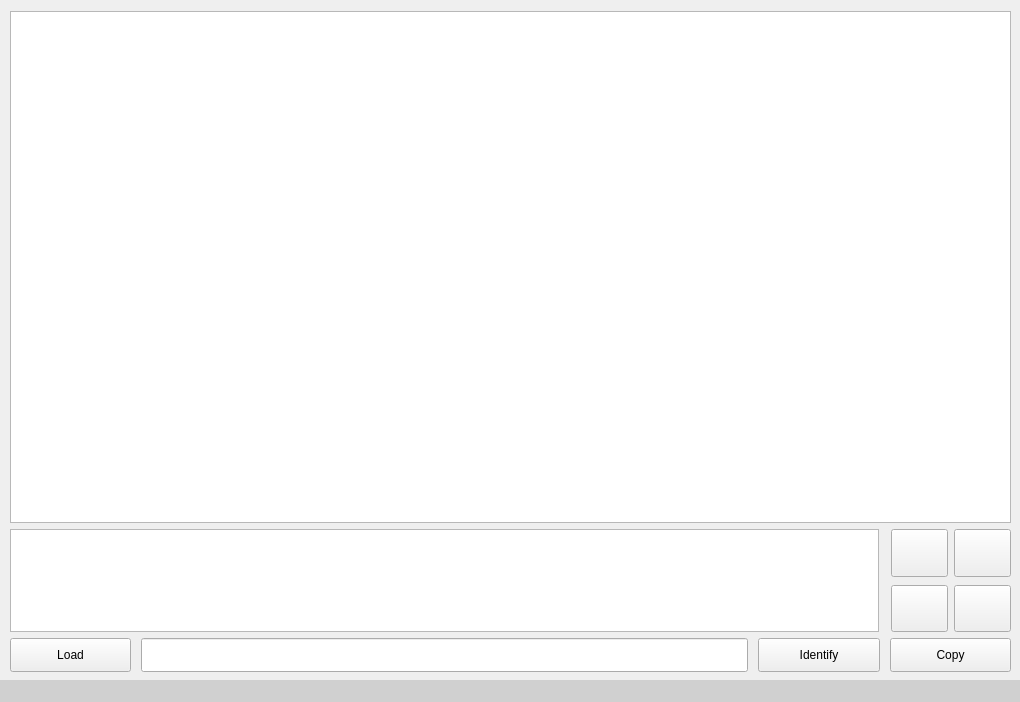
<?xml version="1.0" encoding="UTF-8"?>
<ui version="4.0">
 <class>main_window</class>
 <widget class="QMainWindow" name="main_window">
  <property name="enabled">
   <bool>true</bool>
  </property>
  <property name="geometry">
   <rect>
    <x>0</x>
    <y>0</y>
    <width>1020</width>
    <height>702</height>
   </rect>
  </property>
  <property name="sizePolicy">
   <sizepolicy hsizetype="Fixed" vsizetype="Fixed">
    <horstretch>0</horstretch>
    <verstretch>0</verstretch>
   </sizepolicy>
  </property>
  <property name="windowTitle">
   <string>BankCardRecognizer</string>
  </property>
  <property name="windowIcon">
   <iconset>
    <normaloff>icon/bankcard.png</normaloff>icon/bankcard.png</iconset>
  </property>
  <property name="autoFillBackground">
   <bool>false</bool>
  </property>
  <widget class="QWidget" name="central_widget">
   <widget class="QWidget" name="layoutWidget">
    <property name="geometry">
     <rect>
      <x>10</x>
      <y>11</y>
      <width>1001</width>
      <height>661</height>
     </rect>
    </property>
    <layout class="QVBoxLayout" name="main_layout" stretch="15,3,1">
     <item>
      <widget class="QGraphicsView" name="diaplay_img"/>
     </item>
     <item>
      <layout class="QHBoxLayout" name="selected_layout" stretch="7,1">
       <property name="spacing">
        <number>8</number>
       </property>
       <property name="leftMargin">
        <number>0</number>
       </property>
       <item>
        <widget class="QGraphicsView" name="selected_img">
         <property name="sizePolicy">
          <sizepolicy hsizetype="Expanding" vsizetype="Expanding">
           <horstretch>0</horstretch>
           <verstretch>0</verstretch>
          </sizepolicy>
         </property>
        </widget>
       </item>
       <item>
        <layout class="QGridLayout" name="grid_layout" rowstretch="0,0" columnstretch="0,0">
         <property name="leftMargin">
          <number>4</number>
         </property>
         <property name="topMargin">
          <number>0</number>
         </property>
         <property name="rightMargin">
          <number>0</number>
         </property>
         <property name="bottomMargin">
          <number>0</number>
         </property>
         <property name="horizontalSpacing">
          <number>6</number>
         </property>
         <item row="0" column="0">
          <widget class="QPushButton" name="rotate_left">
           <property name="sizePolicy">
            <sizepolicy hsizetype="Minimum" vsizetype="Minimum">
             <horstretch>0</horstretch>
             <verstretch>0</verstretch>
            </sizepolicy>
           </property>
           <property name="text">
            <string/>
           </property>
           <property name="icon">
            <iconset>
             <normaloff>icon/rotate_left.png</normaloff>icon/rotate_left.png</iconset>
           </property>
          </widget>
         </item>
         <item row="0" column="1">
          <widget class="QPushButton" name="rotate_right">
           <property name="sizePolicy">
            <sizepolicy hsizetype="Minimum" vsizetype="Minimum">
             <horstretch>0</horstretch>
             <verstretch>0</verstretch>
            </sizepolicy>
           </property>
           <property name="text">
            <string/>
           </property>
           <property name="icon">
            <iconset>
             <normaloff>icon/rotate_right.png</normaloff>icon/rotate_right.png</iconset>
           </property>
          </widget>
         </item>
         <item row="1" column="0">
          <widget class="QPushButton" name="zoom_in">
           <property name="sizePolicy">
            <sizepolicy hsizetype="Minimum" vsizetype="Minimum">
             <horstretch>0</horstretch>
             <verstretch>0</verstretch>
            </sizepolicy>
           </property>
           <property name="text">
            <string/>
           </property>
           <property name="icon">
            <iconset>
             <normaloff>icon/zoom_in.png</normaloff>icon/zoom_in.png</iconset>
           </property>
          </widget>
         </item>
         <item row="1" column="1">
          <widget class="QPushButton" name="zoom_out">
           <property name="sizePolicy">
            <sizepolicy hsizetype="Minimum" vsizetype="Minimum">
             <horstretch>0</horstretch>
             <verstretch>0</verstretch>
            </sizepolicy>
           </property>
           <property name="text">
            <string/>
           </property>
           <property name="icon">
            <iconset>
             <normaloff>icon/zoom_out.png</normaloff>icon/zoom_out.png</iconset>
           </property>
          </widget>
         </item>
        </layout>
       </item>
      </layout>
     </item>
     <item>
      <layout class="QHBoxLayout" name="tools_layout" stretch="1,5,1,1">
       <property name="spacing">
        <number>10</number>
       </property>
       <property name="sizeConstraint">
        <enum>QLayout::SetDefaultConstraint</enum>
       </property>
       <property name="bottomMargin">
        <number>0</number>
       </property>
       <item>
        <widget class="QPushButton" name="load_button">
         <property name="sizePolicy">
          <sizepolicy hsizetype="Minimum" vsizetype="Minimum">
           <horstretch>0</horstretch>
           <verstretch>0</verstretch>
          </sizepolicy>
         </property>
         <property name="text">
          <string>Load</string>
         </property>
         <property name="icon">
          <iconset>
           <normaloff>icon/load.png</normaloff>icon/load.png</iconset>
         </property>
        </widget>
       </item>
       <item>
        <widget class="QLineEdit" name="lineEdit">
         <property name="sizePolicy">
          <sizepolicy hsizetype="Expanding" vsizetype="Minimum">
           <horstretch>0</horstretch>
           <verstretch>0</verstretch>
          </sizepolicy>
         </property>
        </widget>
       </item>
       <item>
        <widget class="QPushButton" name="identify_button">
         <property name="sizePolicy">
          <sizepolicy hsizetype="Minimum" vsizetype="Minimum">
           <horstretch>0</horstretch>
           <verstretch>0</verstretch>
          </sizepolicy>
         </property>
         <property name="text">
          <string>Identify</string>
         </property>
         <property name="icon">
          <iconset>
           <normaloff>icon/predict.png</normaloff>icon/predict.png</iconset>
         </property>
        </widget>
       </item>
       <item>
        <widget class="QPushButton" name="copy_button">
         <property name="sizePolicy">
          <sizepolicy hsizetype="Minimum" vsizetype="Minimum">
           <horstretch>0</horstretch>
           <verstretch>0</verstretch>
          </sizepolicy>
         </property>
         <property name="text">
          <string>Copy</string>
         </property>
         <property name="icon">
          <iconset>
           <normaloff>icon/copy.png</normaloff>icon/copy.png</iconset>
         </property>
        </widget>
       </item>
      </layout>
     </item>
    </layout>
   </widget>
  </widget>
  <widget class="QStatusBar" name="statusbar">
   <property name="styleSheet">
    <string notr="true">background-color: rgb(208, 208, 208);</string>
   </property>
  </widget>
 </widget>
 <resources/>
 <connections/>
</ui>
